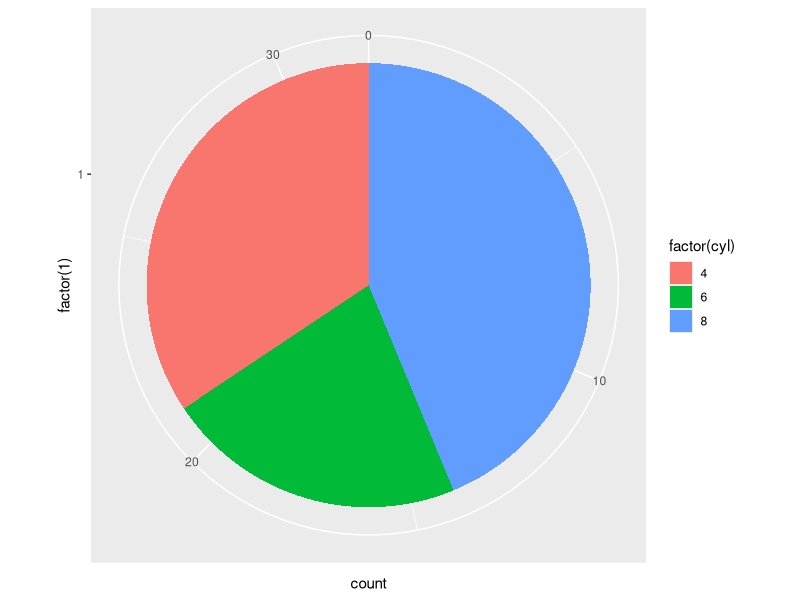

The R script that drew this image:
## ---- chunk 1
#| label: fig-polar
#| fig-cap: "A pie chart using polar coordinates."

library(ggplot2)

pie <- ggplot(mtcars, aes(x = factor(1), fill = factor(cyl))) +
 geom_bar(width = 1)
pie + coord_polar(theta = "y")
